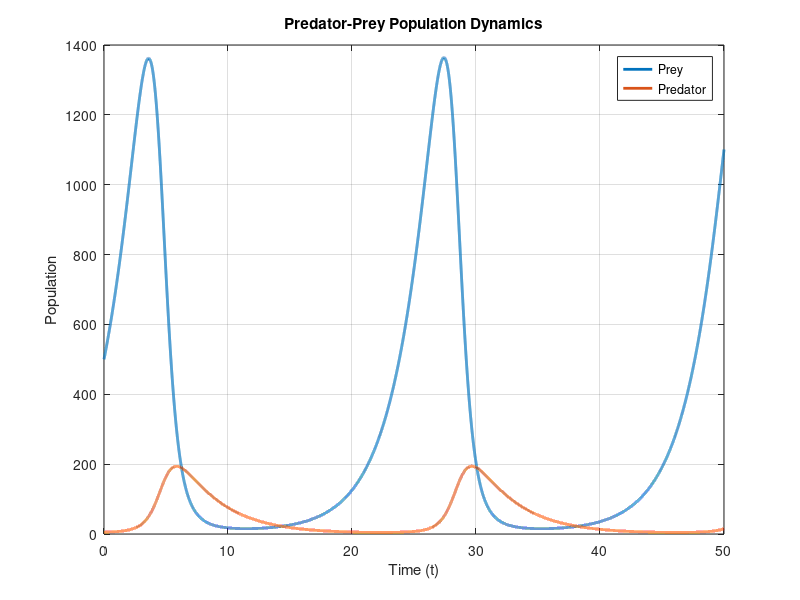

Reproduce this figure in MATLAB.
function predator_prey(b0, r0, alpha, beta, gamma, delta, t_s, t_max)
    % Default parameters
    if nargin == 0
        alpha = 0.4;   % Prey growth rate
        beta = 0.008;  % Interaction coefficient prey-predator
        gamma = 0.3;   % Loss rate of predators
        delta = 0.001; % Growth rate of predators from prey
        b0 = 500;      % Initial prey population
        r0 = 5;        % Initial predator population
        t_s = 0.001;   % Time step
        t_max = 50;    % Total simulation time
    end

    % Init
    t = 0:t_s:t_max;
    n_steps = length(t);
    b = b0;
    r = r0;
    b_prog = zeros(n_steps, 1);
    r_prog = zeros(n_steps, 1);

    % Euler
    for i = 1:n_steps
        b_ = alpha * b - beta * b * r;   % Change in prey
        r_ = -gamma * r + delta * b * r; % Change in predator
        b = b + b_ * t_s;                % Update prey population
        r = r + r_ * t_s;                % Update predator population
        b_prog(i) = b;                   % Save prey population
        r_prog(i) = r;                   % Save predator population
    end

    % Plot the results
    plot(t, b_prog, 'LineWidth', 2);
    hold on;
    plot(t, r_prog, 'LineWidth', 2);
    xlabel('Time (t)');
    ylabel('Population');
    title('Predator-Prey Population Dynamics');
    legend('Prey', 'Predator');
    grid on;
    hold off;
end